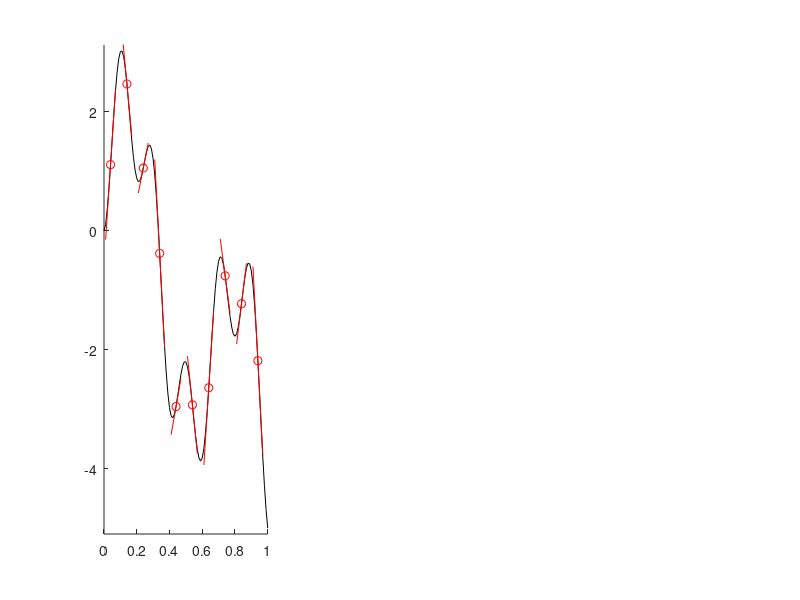

Write the MATLAB code that produced this figure. (Note: this script raises an error after producing the figure.)
clc
clear all
close all

%% path
addpath('../util/');

% mean function
addpath('../mean');

% covariance function
addpath('../cov/covSparseiso');

addpath('../cov/covisoDerObsUnstable');
addpath('../cov/covisoDerObsUnstable/covSEisoDerObsUnstable');
addpath('../cov/covisoDerObsUnstable/covMaterniso3DerObsUnstable');
addpath('../cov/covisoDerObsUnstable/covSparseisoDerObsUnstable');

addpath('../cov/covDerObs');
addpath('../cov/covDerObs/covSEisoDerObs');
addpath('../cov/covDerObs/covMaterniso3DerObs');
addpath('../cov/covDerObs/covSparseisoDerObs');

% likelihood function
addpath('../lik');

% inference method
addpath('../inf');


%% data
% function
f  = @(x) 2*sin(3*pi*x) - 2*x.^3 + x.^2 -3*x + 1 - sqrt(x) - cos(10*pi*x);
df = @(x) 6*pi*cos(3*pi*x) - 6*x.^2 + 2*x - 3 - 1./(2*sqrt(x)) + 10*pi*sin(10*pi*x);

% points
x = (0:0.01:1)';
y = feval(f, x);

xx = (0.04:0.1:0.95)';
yy = feval(f, xx);
dy = feval(df, xx);

% plot
figure('position', [0, 0, 1200, 400]);
subplot(1, 3, 1);
hold on
delta_x = 0.03;
plot(x, y, 'k-');
plot(xx, yy, 'or');
plot([xx' - delta_x; xx' + delta_x], [yy' - dy'*delta_x; yy' + dy'*delta_x], 'r-');
axis([0, 1, min(y)-0.1, max(y)+0.1]);

%% GP - Function Observations
% setting
mean_func = @meanZero;
cov_func = {@covSEiso};
% cov_func = {@covMaterniso, 3};
lik_func = @likGauss;
inf_method = @infExact;

% hyperparameter
ell = 0.5; sf = 1.5; sn = 0.1; 
hyp.cov = log([ell, sf]);
hyp.lik = log(sn);

% training
hyp1 = minimize(hyp, @gp, -100, inf_method, mean_func, cov_func, lik_func, xx, yy);

% prediction - regression
[dummy, dummy, fmu, fs2] = gp(hyp1, inf_method, mean_func, cov_func, lik_func, xx, yy, x);

% plot
subplot(1, 3, 2);
hold on;
ff = [fmu+2*sqrt(fs2); flipdim(fmu-2*sqrt(fs2),1)]; 
fill([x; flipdim(x,1)], ff, [7 7 7]/8)
plot(x, fmu, 'b-');
plot(x, y, 'k-');
plot(xx, yy, 'or');
axis([0, 1, min(y)-0.1, max(y)+0.1]);


%% GP - Derivative and Function Observations
% setting
mean_func = @meanZeroDerObs;
cov_func  = {@covSEisoDerObs};
lik_func  = @likGaussDerObs;
inf_method = @infExactDerObs;

% data
xxd = [zeros(length(xx), 1), xx;
       ones(length(xx), 1),  xx];
yyd = [yy;
       dy];
% xxd = [zeros(length(xx), 1), xx];
% yyd = [yy];

% hyperparameter
hyp.cov = log([ell, sf]);
hyp.lik = log([sn, sn]);

% training
hyp2 = minimize(hyp, @gp, -100, inf_method, mean_func, cov_func, lik_func, xxd, yyd);

% prediction - regression
[dummy, dummy, fmu, fs2] = gp(hyp2, inf_method, mean_func, cov_func, lik_func, xxd, yyd, x);

% plot
subplot(1, 3, 3);
hold on;
ff = [fmu+2*sqrt(fs2); flipdim(fmu-2*sqrt(fs2),1)]; 
fill([x; flipdim(x,1)], ff, [7 7 7]/8)
plot(x, fmu, 'b-');
plot(x, y, 'k-');
plot(xx, yy, 'or');
axis([0, 1, min(y)-0.1, max(y)+0.1]);